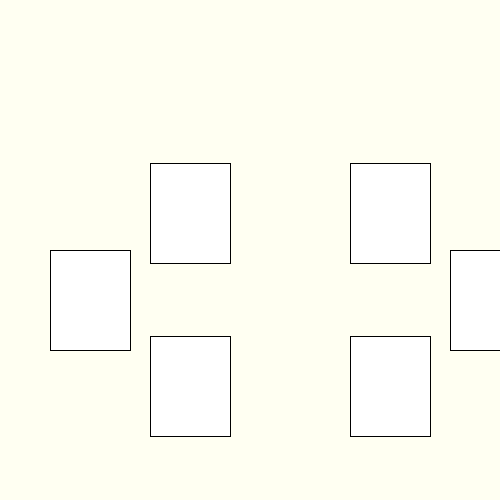
Frame 1 (no input)
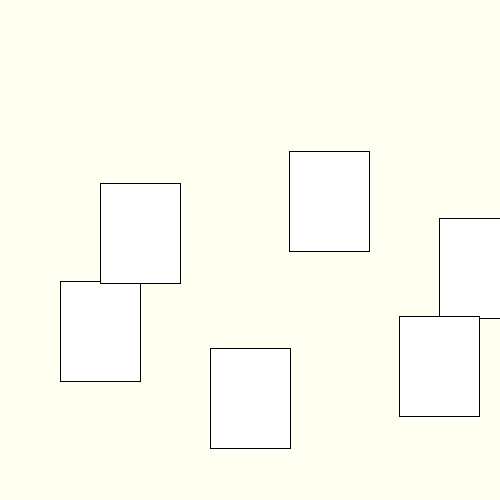
Frame 60 (the mouse pressed at the canvas centre just before this capture)
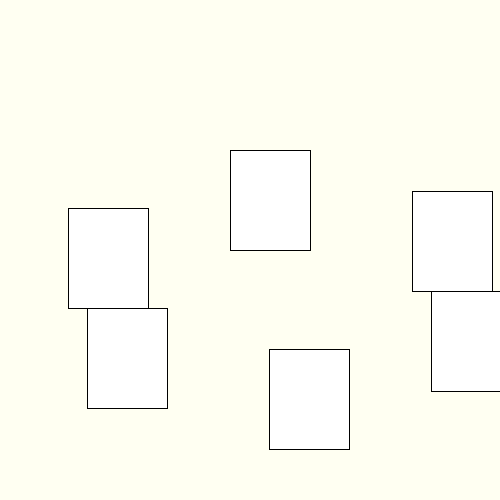
Frame 120 (the mouse held since frame 60 and released just before this capture)

The Processing sketch that drew these frames (run headless with seeded random() and noise(); from frame 60 on, the mouse is pressed at the canvas centre):

// Processing sketch: week11_1
// ── week11_1.pde
// week11-1 好玩的程式設 (三角函數/函數)
// File-Preference 字型放大 36號字
void setup(){
  size(500, 500); // 視窗大小
}

float a = 0; // 角度a

void draw(){
  background(#FFFFF2); // 淡黃色背景
  //rectMode(CENTER); // 設定畫方形的模式，要置中對齊(比較好看)
  for(int i=0; i<6; i++) {
    // 國中教過三角函數 cos(a) sin(a) 不知道用處? 就是 x座標、y座標
    float x = 250 + 200*cos(a+PI/3*i), y = 250 + 100*sin(a+PI/3*i);
    rect(x, y, 80, 100);//6個方形，位置會隨角度而不同(轉動)
  }
  a += 0.03;//轉動角度的速度，現在設成3倍數
}
